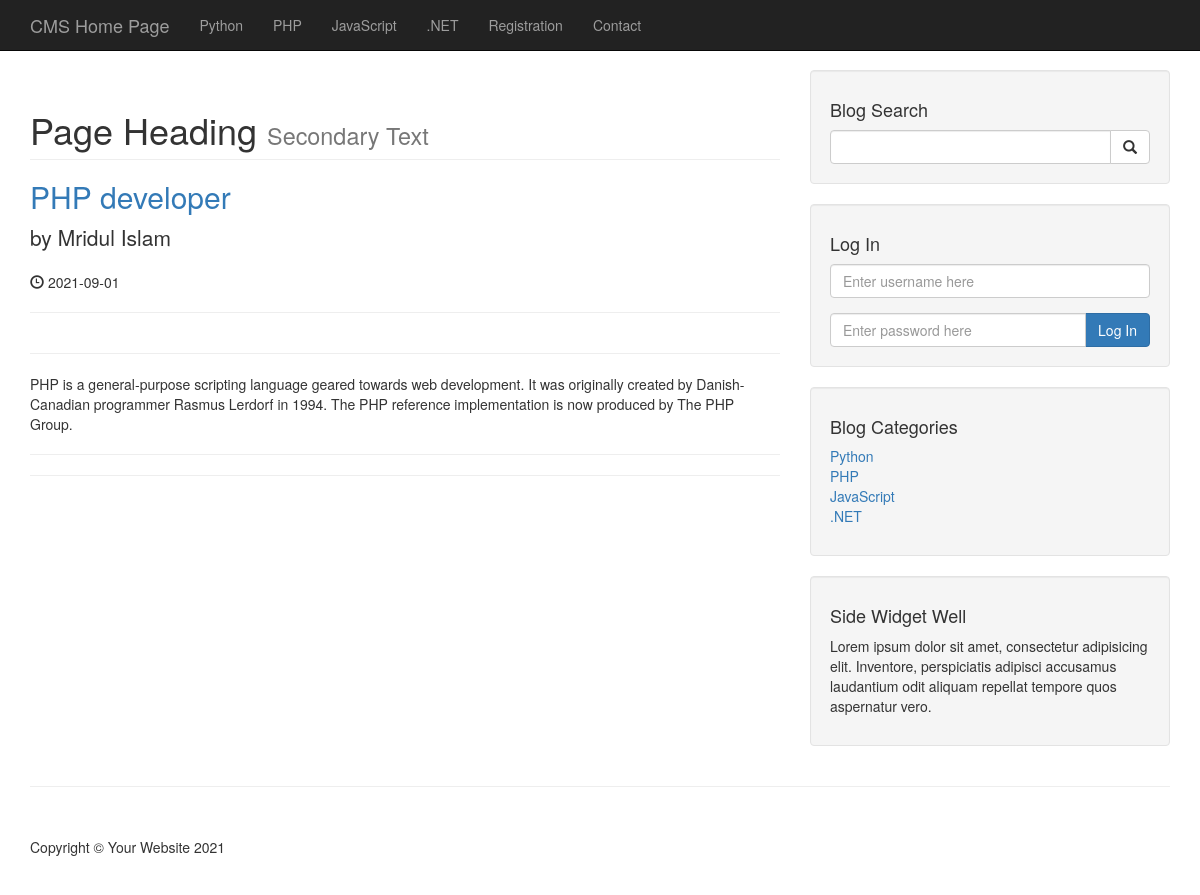
Page /author_posts.php?author=Mridul Islam on the committed database.
### tables this page shows
CREATE TABLE `categories` (
  `cat_id` int(3) NOT NULL,
  `cat_title` varchar(255) NOT NULL
);

CREATE TABLE `posts` (
  `post_id` int(3) NOT NULL,
  `post_category_id` int(3) NOT NULL,
  `post_title` varchar(255) NOT NULL,
  `post_author` varchar(255) NOT NULL,
  `post_user` varchar(255) NOT NULL,
  `post_date` date NOT NULL,
  `post_image` text NOT NULL,
  `post_content` text NOT NULL,
  `post_tags` varchar(255) NOT NULL,
  `post_comment_count` int(3) NOT NULL,
  `post_status` varchar(255) NOT NULL DEFAULT 'draft',
  `post_views_count` int(11) NOT NULL
);

### author_posts.php (the view, shortened to what this page needs)
<?php include("includes/db.php"); ?>
<?php include("includes/header.php"); ?>
    <?php include("includes/navigation.php");?>
    <div class="container">
        <div class="row">
            <div class="col-md-8">
                <?php
                if(isset($_GET['author'])){
                    $the_author_name = $_GET['author'];
                }
                $query = "SELECT * FROM posts WHERE post_user='{$the_author_name}' AND post_status = 'published'";
                $select_author_posts_query = mysqli_query($connection,$query);
                while($row = mysqli_fetch_assoc($select_author_posts_query)){
                    $the_post_id  = $row['post_id'];
                    $post_title   = $row['post_title'];
                    $post_user    = $row['post_user'];
                    $post_date    = $row['post_date'];
                    $post_content = $row['post_content'];
                ?>
                <h1 class="page-header">
                    Page Heading
                    <small>Secondary Text</small>
                </h1>
                <h2>
                    <a href="post.php?p_id=<?php echo $the_post_id; ?>"> <?php echo $post_title;?> </a>
                </h2>
                <p class="lead">
                    by <?php echo $post_user;?>
                </p>
                <p><span class="glyphicon glyphicon-time"></span> <?php echo $post_date;?> </p>
                <hr>
                <hr>
                <p> <?php echo $post_content;?> </p>
                <hr>
                <?php
                    }
                ?>
                <hr>
            </div>
            <?php include("includes/sidebar.php");?>
        </div>
        <hr>
<?php include("includes/footer.php"); ?>

### includes/navigation.php (shortened to what this page needs)
<nav class="navbar navbar-inverse navbar-fixed-top" role="navigation">
        <div class="container">
            <div class="navbar-header">
                <a class="navbar-brand" href="index.php">CMS Home Page</a>
            </div>
            <div class="collapse navbar-collapse" id="bs-example-navbar-collapse-1">
                <ul class="nav navbar-nav">
                    <?php
                    $query = "SELECT * FROM categories";
                    $select_all_categories_query = mysqli_query($connection,$query);
                    while ($row = mysqli_fetch_assoc($select_all_categories_query)) {
                        $cat_id    = $row['cat_id'];
                        $cat_title = $row['cat_title'];
                        $category_class     = '';
                        $registration_class = '';
                        echo "<li class='$category_class'>  <a href='category.php?category={$cat_id}'>{$cat_title}</a> </li>";
                    }
                    if(!isset($_SESSION['user_role'])){
                        echo "<li class='$registration_class'><a href='registration.php'>Registration</a></li>";
                    }
                    ?>
                    <li>
                        <a href='contact.php'> Contact </a>
                    </li>
                </ul>
            </div>
        </div>
    </nav>

### includes/sidebar.php (shortened to what this page needs)
<div class="col-md-4">
    <div class="well">
        <h4>Blog Search</h4>
        <form action="search.php" method="post">
            <div class="input-group">
                <input type="text" name="search" class="form-control">
                <span class="input-group-btn">
                    <button name="submit" class="btn btn-default" type="submit">
                        <span class="glyphicon glyphicon-search"></span>
                </button>
                </span>
            </div>
        </form>
    </div>
    <div class="well">
        <?php
        if(isset($_SESSION['user_role'])){
            $username = $_SESSION['username'];
            echo "<h4> Logged In as {$username} </h4>";
            echo "<a href='includes/logout.php' class='btn btn-primary'> Logout </a>";
        }
        else{
        ?>
        <h4>Log In</h4>
        <form action="includes/login.php" method="post">
            <div class="form-group">
                <input type="text" name="username" class="form-control" placeholder="Enter username here">
            </div>
            <div class="input-group">
                <input type="password" name="password" class="form-control" placeholder="Enter password here">
                <span class="input-group-btn">
                    <button class="btn btn-primary" name="login" type="submit">
                        Log In
                    </button>
                </span>
            </div>
        </form>
        <?php
        }
        ?>
    </div>
    <div class="well">
        <?php
        $query = "SELECT * FROM categories";
        $query_result = mysqli_query($connection, $query);
        ?>
        <h4>Blog Categories</h4>
        <div class="row">
            <div class="col-lg-12">
                <ul class="list-unstyled">
                    <?php
                    while($row = mysqli_fetch_assoc($query_result)){
                        $cat_id = $row['cat_id'];
                        $cat_title = $row['cat_title'];
                        echo "<li><a href='category.php?category={$cat_id}'> {$cat_title} </a>
                        </li>";
                    }
                    ?>
                </ul>
            </div>
        </div>
    </div>
    <?php include "widget.php"; ?>
</div>

### css/blog-home.css (style rules this page uses)
body { padding-top: 70px; }

### rows in the picture
categories: cat_title "Python"
categories: cat_title "PHP"
categories: cat_title "JavaScript"
categories: cat_title ".NET"
posts: post_title "PHP developer", post_user "Mridul Islam", post_date "2021-09-01", post_content "PHP is a general-purpose scripting language geared towards web development. It was originally created by Danish-Canadian programmer Rasmus Lerdorf in 1994. The PHP reference implementation is now produced by The PHP Group."
